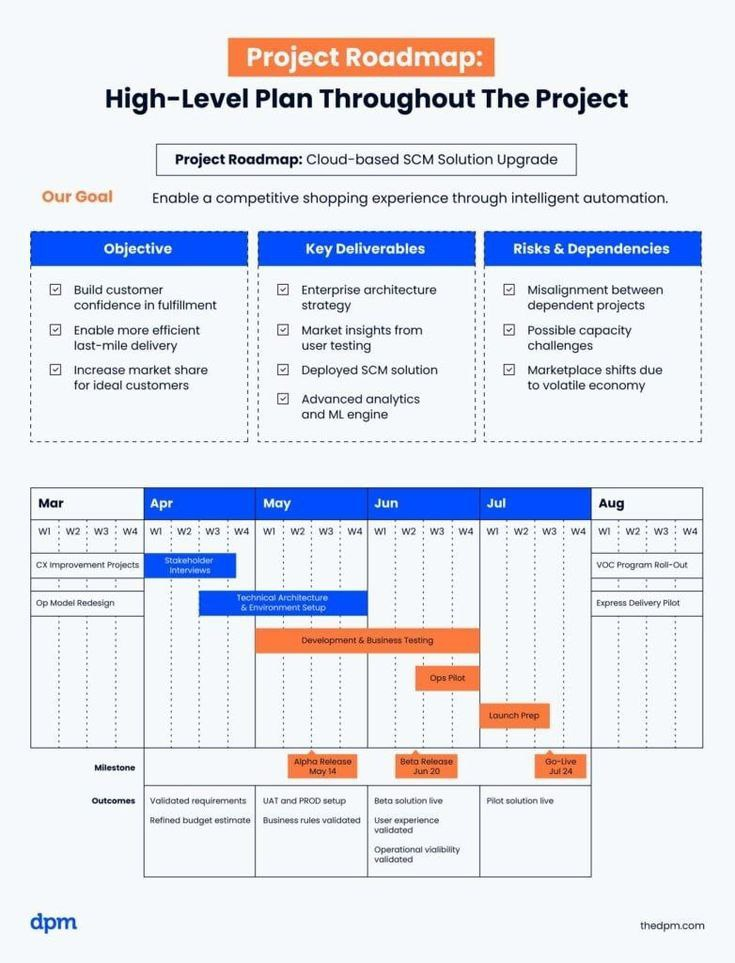
#> input picture Plan Schedule Kesararam With digital/photo_2026-03-17_00-27-36 (2).jpg, 735 x 963 px
$ python process_reward_image.py --input '../Plan Schedule Kesararam With digital/photo_2026-03-17_00-27-36 (2).jpg' --output out.png
#> lines starting #> are read from the running program, lines starting #| are printed output that depends on the picture; pictures that were not available may be replaced by others from this repository, and a replacement may not be noted
import argparse
import sys
from PIL import Image, ImageOps

def get_white_logo(logo):
    if logo.mode == 'RGBA':
        r, g, b, a = logo.split()
        # Create a solid white image of the same size
        white_img = Image.new('RGB', logo.size, (255, 255, 255))
        w_r, w_g, w_b = white_img.split()
        return Image.merge('RGBA', (w_r, w_g, w_b, a))
    else:
        return ImageOps.invert(logo)

def process_image(input_path, output_path, center_color, center_size, y_offset):
#> called with output_path = 'out.png', center_color = 'white', center_size = 75, y_offset = 0
    try:
        # Load generated image
        img = Image.open(input_path)
#> img is the input picture: PIL image 735x963 RGB; mean R, G, B 222.6, 226.7, 236.7
        img_w, img_h = img.size
#> img_w = 735; img_h = 963

        # Crop to 16:9 aspect ratio from center
        new_w = img_w
#> new_w = 735
        new_h = int(img_w * 9 / 16)
#> new_h = 413
        top = (img_h - new_h) // 2
#> top = 275
        bottom = top + new_h
#> bottom = 688
        img_cropped = img.crop((0, top, new_w, bottom))
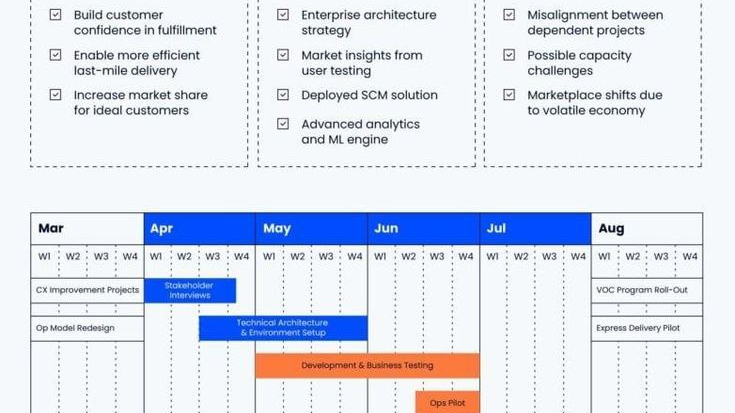
#> img_cropped: PIL image 735x413 RGB; mean R, G, B 219.9, 225.4, 237.2

        # Load official KWD logo
        logo_path = 'public/brand/kwd-black_nobackground.png'
        logo = Image.open(logo_path)

        # 1. Center Logo Overlay
        if center_color == 'white':
            center_logo = get_white_logo(logo)
#> in get_white_logo, `return ImageOps.invert(logo)`:
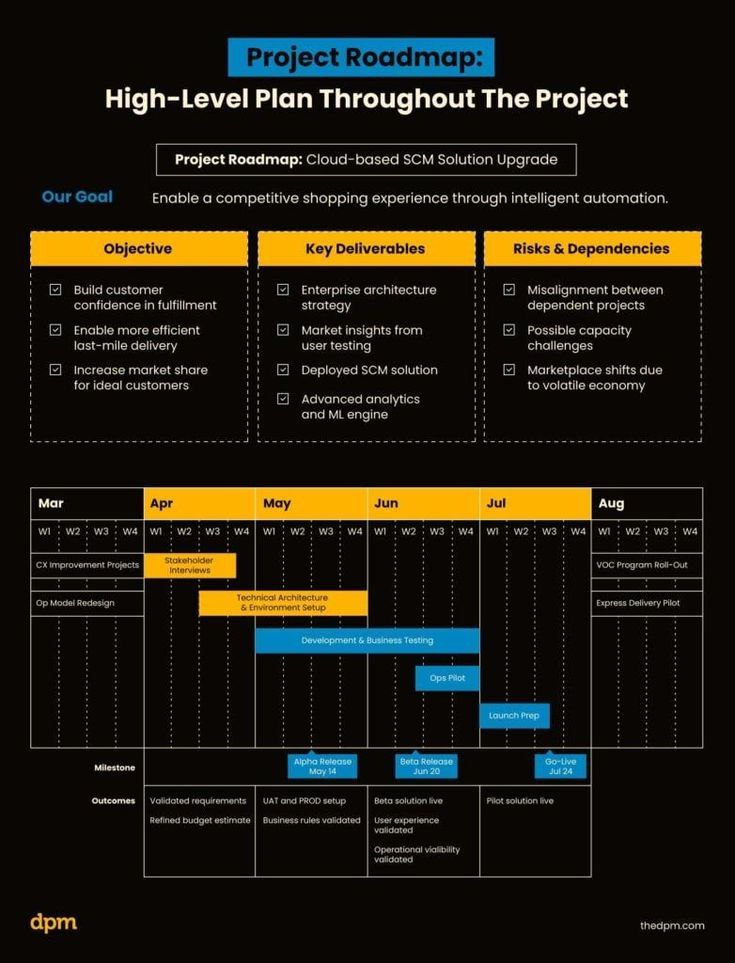
#> returned value: PIL image 735x963 RGB; mean R, G, B 32.4, 28.3, 18.3
        else:
            center_logo = logo

        center_logo_resized = center_logo.resize((center_size, center_size), Image.Resampling.LANCZOS)
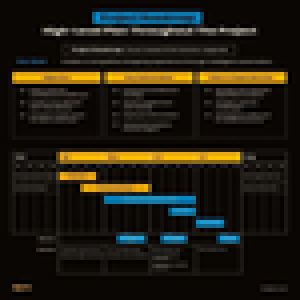
#> center_logo_resized: PIL image 75x75 RGB (shown 4 times larger); mean R, G, B 32.2, 28.4, 18.5

        cx = (new_w - center_size) // 2
#> cx = 330
        cy = ((new_h - center_size) // 2) + y_offset
#> cy = 169

        # Paste center logo with transparency mask
        img_cropped.paste(center_logo_resized, (cx, cy), center_logo_resized)

        # 2. Corner Logo Overlay (Official Black KWD Logo, always black since background is light)
        corner_size = 40
        corner_logo_resized = logo.resize((corner_size, corner_size), Image.Resampling.LANCZOS)

        # Top-right corner with 24px padding
        rx = new_w - corner_size - 24
        ry = 24

        img_cropped.paste(corner_logo_resized, (rx, ry), corner_logo_resized)

        # Save as WebP
        img_cropped.save(output_path, 'WEBP', quality=95)
        print(f"Processed image saved to {output_path}")
        return True
    except Exception as e:
        print(f"Error processing image {input_path}: {e}", file=sys.stderr)
        return False

def main():
    parser = argparse.ArgumentParser(description="Crop and overlay KWD logo on reward store product images.")
    parser.add_argument('--input', required=True, help="Input PNG image path")
    parser.add_argument('--output', required=True, help="Output WebP image path")
    parser.add_argument('--color', default='white', choices=['white', 'black'], help="Center logo color")
    parser.add_argument('--size', type=int, default=75, help="Center logo size in pixels")
    parser.add_argument('--y-offset', type=int, default=0, help="Vertical offset for center logo")

    args = parser.parse_args()
    success = process_image(args.input, args.output, args.color, args.size, args.y_offset)
#> (the run stopped early here; a loop or call above may not have finished)

$ run again, on Plan Schedule Kesararam With digital/photo_2026-03-17_00-27-36 (3).jpg
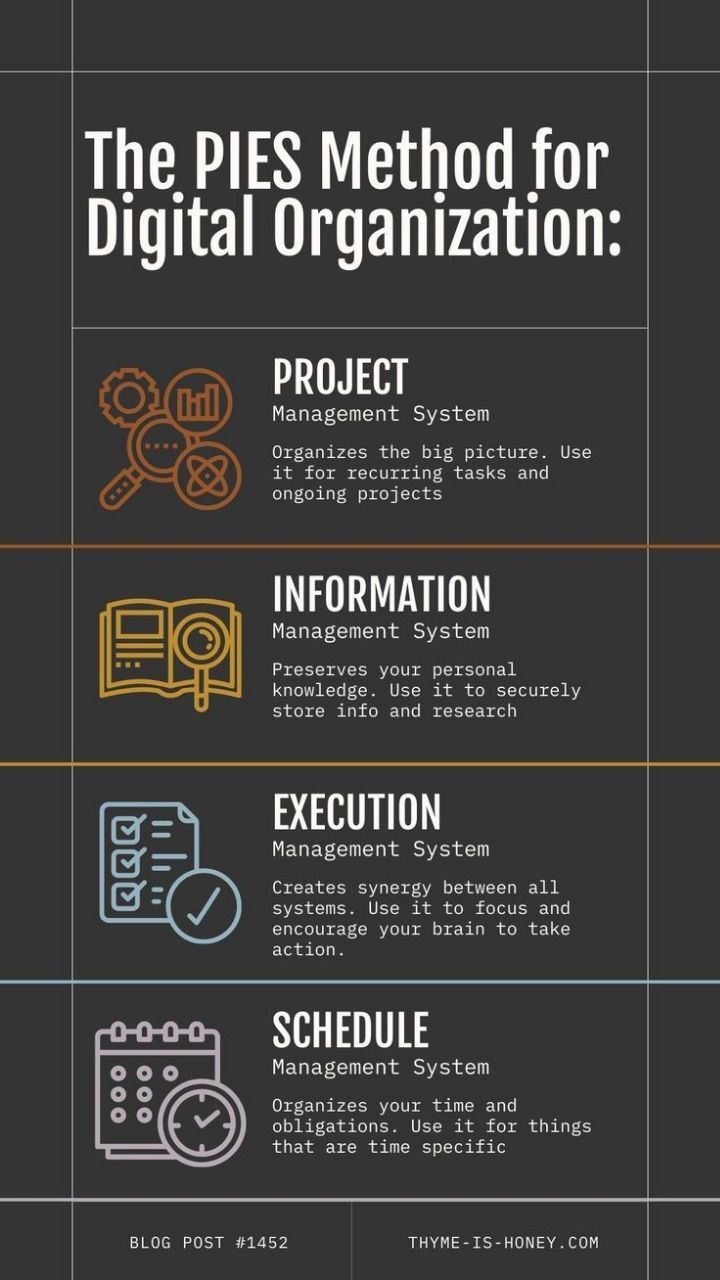
#> input picture Plan Schedule Kesararam With digital/photo_2026-03-17_00-27-36 (3).jpg, 720 x 1280 px
#> in process_image, img is the input picture: PIL image 720x1280 RGB; mean R, G, B 68, 66.9, 65.5
#> in get_white_logo, `return ImageOps.invert(logo)`:
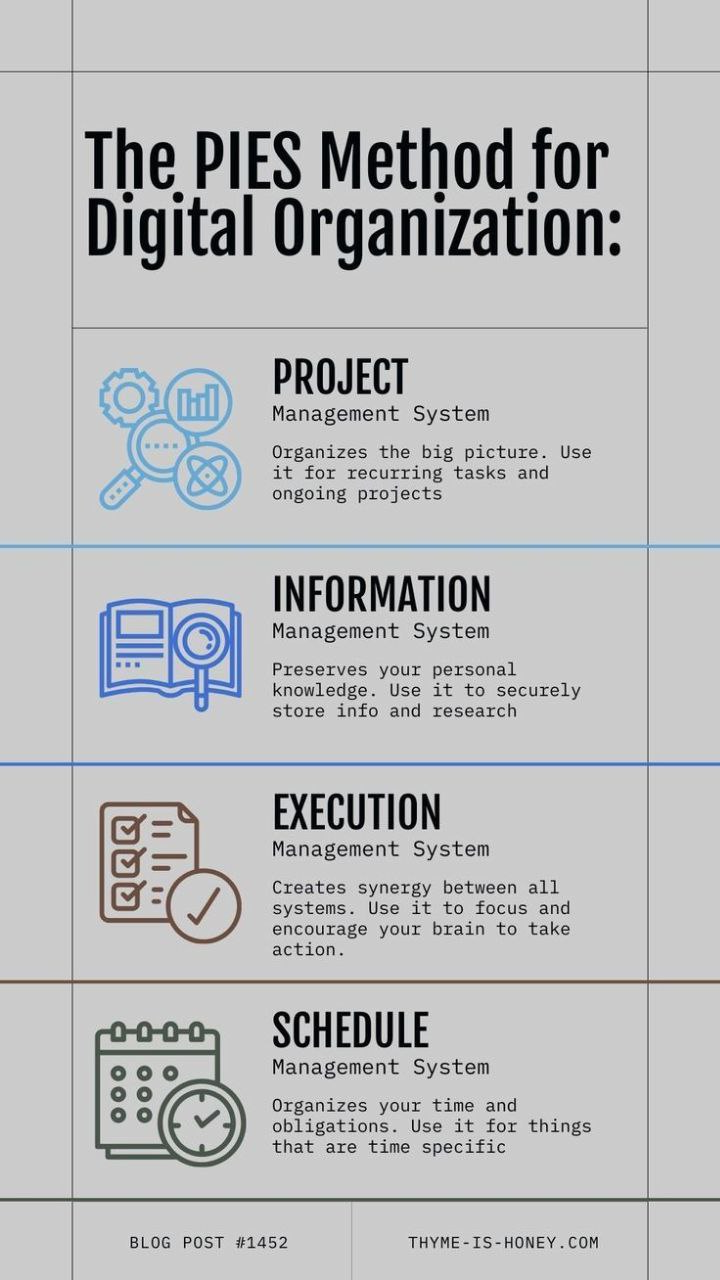
#> returned value: PIL image 720x1280 RGB; mean R, G, B 187, 188.1, 189.5
#> in process_image, `center_logo_resized = center_logo.resize((center_size, center_size), I..`:
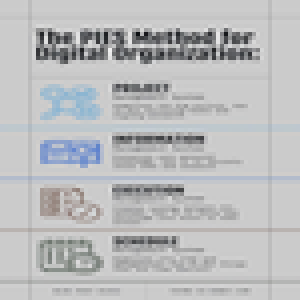
#> center_logo_resized: PIL image 75x75 RGB (shown 4 times larger); mean R, G, B 187, 188.2, 189.6
